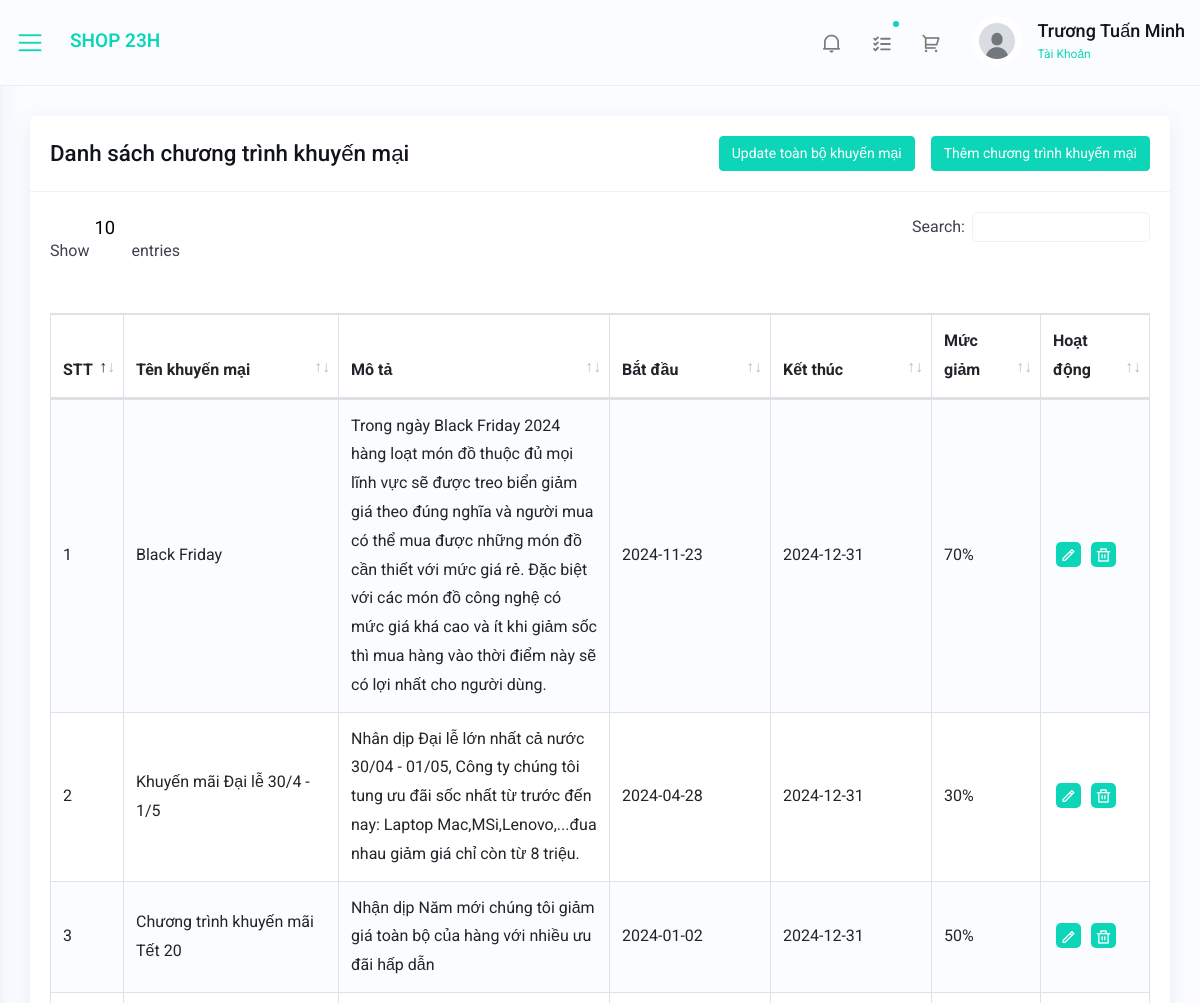
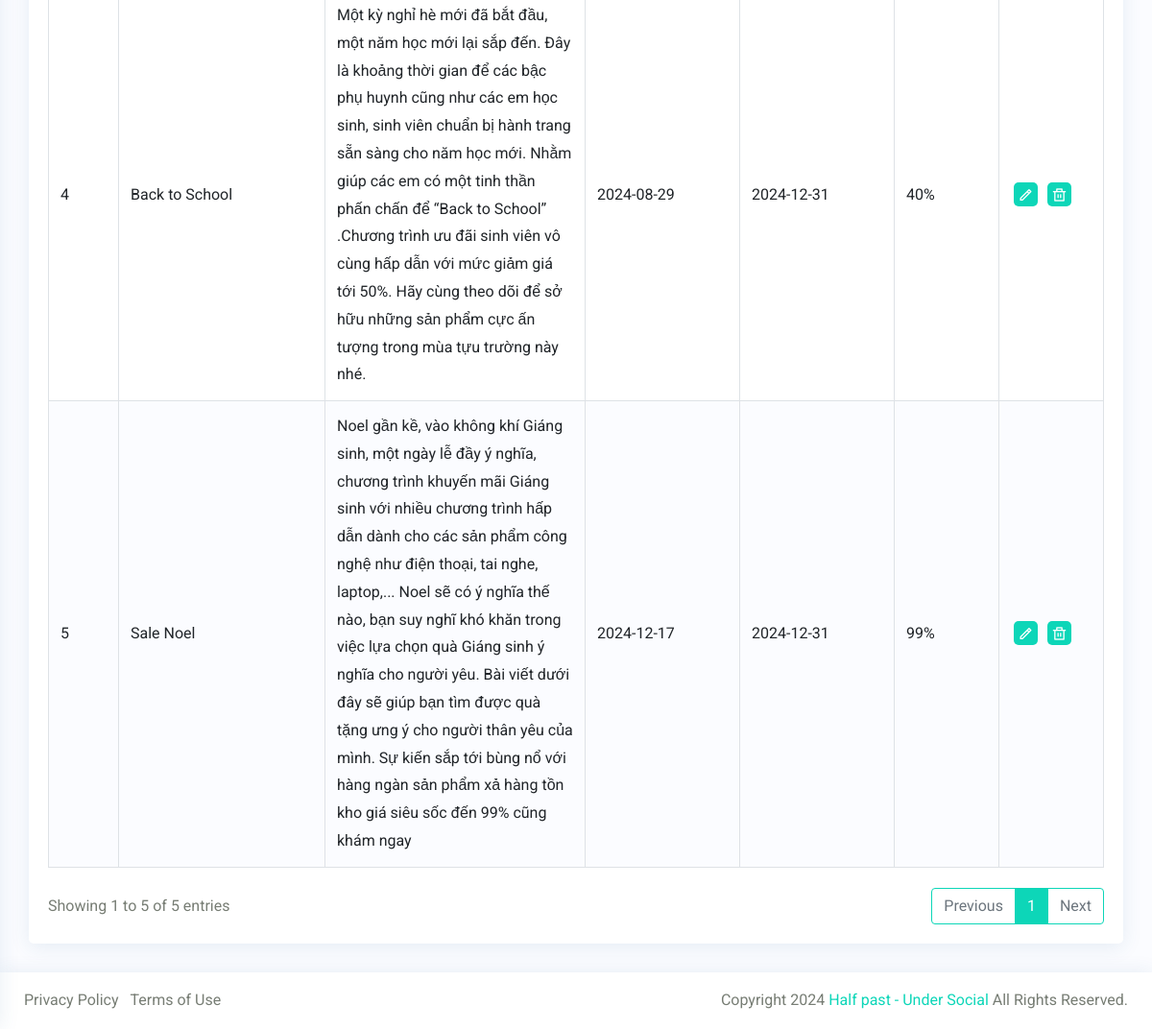
Screenshot of /admin-khuyenmai.php (signed in) with the database file from the repository (2 pictures, top to bottom).
### tables this page shows
CREATE TABLE `userinfo` (
  `ID_Account` int(11) NOT NULL,
  `HoTen` varchar(50) NOT NULL,
  `DiaChi` varchar(50) NOT NULL,
  `SDT` varchar(11) NOT NULL,
  `Avatar` varchar(300) DEFAULT NULL,
  `Email` varchar(50) NOT NULL
);

CREATE TABLE `khuyenmai` (
  `ID_KhuyenMai` int(11) NOT NULL,
  `TenKhuyenMai` varchar(30) NOT NULL,
  `MoTa` varchar(500) NOT NULL,
  `BatDau` date NOT NULL,
  `KetThuc` date NOT NULL,
  `MucGiam` double NOT NULL
);

### admin-khuyenmai.php (the view, shortened to what this page needs)
<?php
   include 'connection.php';
   $ID_Account = $_SESSION['ID_Account'];
   $sql_getinfo_hang = "select * from khuyenmai";
   $stmt_getinfo_hang = $conn->prepare($sql_getinfo_hang);
   $query_getinfo_hang = $stmt_getinfo_hang->execute();
   $sql_getinfo_user = "select * from userinfo where ID_Account = '$ID_Account'";
   $stmt_getinfo_user = $conn->prepare($sql_getinfo_user);
   $query_getinfo_user = $stmt_getinfo_user->execute();
   $res_getinfo_user = $stmt_getinfo_user->fetch(PDO::FETCH_ASSOC);
?>
<!doctype html>
<html lang="en">
   <head>
      <link rel="stylesheet" href="css/bootstrap.min.css">
      <link rel="stylesheet" href="css/dataTables.bootstrap4.min.css">
      <link rel="stylesheet" href="css/typography.css">
      <link rel="stylesheet" href="css/style.css">
      <link rel="stylesheet" href="css/responsive.css">
   </head>
   <body>
      <div class="wrapper">
         <div class="iq-top-navbar">
            <div class="iq-navbar-custom">
               <nav class="navbar navbar-expand-lg navbar-light p-0">
                  <div class="iq-menu-bt d-flex align-items-center">
                     <div class="wrapper-menu">
                        <div class="main-circle"><i class="las la-bars"></i></div>
                     </div>
                     <div class="iq-navbar-logo d-flex justify-content-between">
                        <a href="index.html" class="header-logo">
                           <div class="logo-title">
                              <span class="text-primary text-uppercase">Shop 23h</span>
                           </div>
                        </a>
                     </div>
                  </div>
                  <div class="collapse navbar-collapse" id="navbarSupportedContent">
                     <ul class="navbar-nav ml-auto navbar-list">
                     <li class="nav-item nav-icon">
                           <a href="#" class="search-toggle iq-waves-effect text-gray rounded ">
                              <i class="ri-notification-2-line"></i>
                           </a>
                        </li>
                        <li class="nav-item nav-icon">
                           <a href="admin-accept.php" class="iq-waves-effect text-gray rounded">
                              <?php
                              $sql_CoDonAcceptKhong = "SELECT * FROM accept";
                              $stmt_CoDonAcceptKhong = $conn->prepare($sql_CoDonAcceptKhong);
                              $stmt_CoDonAcceptKhong->execute();
                              if($stmt_CoDonAcceptKhong->rowCount() > 0){
                                 echo '<span class="bg-primary dots"></span>';
                              }
                              ?>
                           </a>
                        </li>
                        <li class="nav-item nav-icon">
                           <a href="admin-order.php" class="iq-waves-effect text-gray rounded">
                              <i class="ri-shopping-cart-2-line"></i>
                           </a>
                        </li>
                        <li class="line-height pt-3">
                           <a href="#" class="search-toggle iq-waves-effect d-flex align-items-center">
                              <?php
                              if($res_getinfo_user['Avatar'] == NULL){
                                 echo '<img src="./asset/image/default_profile.png" class="avatar-navbar img-fluid rounded-circle mr-3">';
                              }else{
                                 echo '<img src="'.$res_getinfo_user['Avatar'].'" class="avatar-navbar img-fluid rounded-circle mr-3">';
                              }
                              ?>
                              <div class="caption">
                                 <h6 class="mb-1 line-height"><?php echo $res_getinfo_user['HoTen']?></h6>
                                 <p class="mb-0 text-primary">Tài Khoản</p>
                              </div>
                           </a>
                        </li>
                     </ul>
                  </div>
               </nav>
            </div>
         </div>
         <div id="content-page" class="content-page">
            <div class="container-fluid">
               <div class="row">
                  <div class="col-sm-12">
                     <div class="iq-card">
                        <div class="iq-card-header d-flex justify-content-between">
                           <div class="iq-header-title">
                              <h4 class="card-title">Danh sách chương trình khuyến mại</h4>
                           </div>
                           <div class="iq-card-header-toolbar d-flex align-items-center">
                              <a href="update-khuyenmai-sanpham.php" class="mr-3 btn btn-primary">Update toàn bộ khuyến mại</a>
                              <a href="admin-add-khuyenmai.php" class="btn btn-primary">Thêm chương trình khuyến mại</a>
                           </div>
                        </div>
                        <div class="iq-card-body">
                           <div class="table-responsive">
                              <table class="data-tables table table-striped table-bordered" style="width:100%">
                                 <thead>
                                    <tr>
                                       <th style="width: 5%;">STT</th>
                                       <th style="width: 20%;">Tên khuyến mại</th>
                                       <th style="width: 25%;">Mô tả</th>
                                       <th style="width: 15%;">Bắt đầu</th>
                                       <th style="width: 15%;">Kết thúc</th>
                                       <th style="width: 10%;">Mức giảm</th>
                                       <th style="width: 10%;">Hoạt động</th>
                                    </tr>
                                 </thead>
                                 <tbody>
                                    <?php
                                       while ($res_getinfo_hang = $stmt_getinfo_hang->fetch(PDO::FETCH_ASSOC)) {
                                          ?>
                                             <tr>
                                                <td><?php echo $res_getinfo_hang['ID_KhuyenMai']?></td>
                                                <td><?php echo $res_getinfo_hang['TenKhuyenMai']?></td>
                                                <td><?php echo $res_getinfo_hang['MoTa']?></td>
                                                <td><?php echo $res_getinfo_hang['BatDau']?></td>
                                                <td><?php echo $res_getinfo_hang['KetThuc']?></td>
                                                <td><?php echo $res_getinfo_hang['MucGiam'].'%'?></td>
                                                <td>
                                                   <div class="flex align-items-center list-user-action">
                                                      <a class="bg-primary" data-toggle="tooltip" data-placement="top" title="" data-original-title="Edit" href="admin-edit-khuyenmai.php?ID_KhuyenMai=<?php echo $res_getinfo_hang['ID_KhuyenMai']?>"><i class="ri-pencil-line"></i></a>
                                                      <a class="bg-primary" data-toggle="tooltip" data-placement="top" title="" data-original-title="Xoá" href="admin-delete-khuyenmai.php?ID_KhuyenMai=<?php echo $res_getinfo_hang['ID_KhuyenMai']?>"><i class="ri-delete-bin-line"></i></a>
                                                   </div>
                                                </td>
                                             </tr>
                                          <?php
                                       }
                                    ?>
                                 </tbody>
                              </table>
                           </div>
                        </div>
                     </div>
                  </div>
               </div>
            </div>
         </div>
      </div>
      <footer class="iq-footer">
         <div class="container-fluid">
            <div class="row">
               <div class="col-lg-6">
                  <ul class="list-inline mb-0">
                     <li class="list-inline-item"><a href="#">Privacy Policy</a></li>
                     <li class="list-inline-item"><a href="#">Terms of Use</a></li>
                  </ul>
               </div>
               <div class="col-lg-6 text-right">
                  Copyright 2024 <a href="#">Half past - Under Social</a> All Rights Reserved.
               </div>
            </div>
         </div>
      </footer>
   </body>
</html>

### css/typography.css (style rules this page uses)
body { font-family: 'Roboto', sans-serif; font-weight: 400; font-style: normal; font-size: 16px; line-height: 1.8; padding: 0; margin: 0; color: var(--iq-body-text); background: var(--iq-body-bg); }
a, .btn { -webkit-transition: all 0.5s ease-out 0s; -moz-transition: all 0.5s ease-out 0s; -ms-transition: all 0.5s ease-out 0s; -o-transition: all 0.5s ease-out 0s; transition: all 0.5s ease-out 0s; }
a, button, input, btn { outline: medium none !important; }
a { color: var(--iq-primary); }
h1, h2, h3, h4, h5, h6 { font-family: 'Roboto', sans-serif; font-weight: 500; margin: 0px; line-height: 1.5; color: var(--iq-title-text); }
h4 { font-size: 1.400em; }
h6 { font-size: 1.0em; line-height: 1.3em; }
.table-striped tbody tr:nth-of-type(odd) { background: var(--iq-body-bg); }
.table td, .table th { vertical-align: middle; }
.rounded { border-radius: 5px !important; }
.rounded-circle { border-radius: 50% !important; }
.bg-primary, .badge-primary { color: var(--iq-white); background: var(--iq-primary) !important; }
.text-primary { color: var(--iq-primary) !important; }
.text-gray { color: var(--iq-body-text) !important; }
.line-height { line-height: normal !important; }
.iq-card { background: var(--iq-light-card); -webkit-border-radius: 5px; -moz-border-radius: 5px; border-radius: 5px; margin-bottom: 30px; border: none; -webkit-box-shadow: 0px 4px 20px 0px rgba(44, 101, 144, 0.1); box-shadow: 0px 4px 20px 0px rgba(44, 101, 144, 0.1); }
.iq-card-body { padding: 20px; }
.iq-card .iq-card-header, .iq-card-transparent .iq-card-header { padding: 20px; margin-bottom: 0; -ms-flex-align: center !important; align-items: center !important; border-bottom: 1px solid var(--iq-border-light); }
.iq-card .iq-card-header .iq-header-title .card-title, .iq-card-transparent .iq-card-header .iq-header-title .card-title { margin-bottom: 0; }
.btn { font-size: 14px; border-radius: 4px; }
.btn-primary { background: var(--iq-primary); border-color: var(--iq-primary); }

### css/responsive.css (style rules this page uses)
@media (max-width:1299px) { .iq-top-navbar .iq-navbar-custom .iq-menu-bt { display: block; } }
@media (max-width:1299px) { .content-page, body.sidebar-main .content-page { margin-left: 0; padding: 116px 15px 0; } }
@media (max-width:1299px) { .iq-top-navbar, body.sidebar-main .iq-top-navbar { width: auto; left: 0; right: 0; padding-left: 15px; } }
@media (max-width:1299px) { .iq-footer, body.sidebar-main .iq-footer { padding: 15px 10px; margin-left: 0; width: 100%; } }
@media (max-width:1299px) { .iq-navbar-logo { padding: 0; } }

### css/variable.css (style rules this page uses)
:root { --iq-title-text: #11141b; --iq-body-text: #777D74; --iq-body-bg : #fbfcff; --iq-primary: #0dd6b8; --iq-secondary: #a09e9e; --iq-success: #49f0d3; --iq-warning: #ffba68; --iq-danger: #ff9b8a; --iq-info: #d592ff; --iq-dark: #3f414d; --iq-light: #fafafb; --iq-white: #ffffff; --iq-black: #000000; --iq-gray: #b1b1b1; --iq-light-primary: #fbfcff; --iq-light-secondary: #f1f2f1; --iq-light-success: #eefff2; --iq-light-danger: #fff5f4; --iq-light-warning: #fffcf3; --iq-light-info: #eee6f5; --iq-light-dark: #f0efef; --iq-primary-hover: #11e1c2; --iq-secondary-hover: #807e7e; --iq-success-hover: #42f9d9; --iq-danger-hover: #f78673; --iq-warning-hover: #fdb45e; --iq-info-hover: #c280ea; --iq-dark-hover: #44454e; --iq-light-hover: #eaeeff; --iq-border: #ededf0; --iq-border-light: #f1f1f1; --iq-border-danger: #ff9273; --iq-light-card: #ffffff; --iq-primary-rgb: 100, 114, 248; --iq-primary-light: #f3fffe; --iq-color1: #4e37b2; --iq-color2: #02d871; --iq-color3: #309cf3; --iq-color4: #ff00ff; --iq-color5: #fb1f4c; --iq-color6: #00ced1; --iq-color7: #f35f3b; --iq-color8: #fde117; --iq-color9: #ff0000; --iq-color10: #88028c; --iq-color11: #00d5ab; --iq-color12: #ce9252; --iq-color13: #f9ae02; --iq-color14: #1e7fe4; --iq-color15: #006400; --iq-color16: #fa7c04; --iq-color17: #81bf02; --iq-color18: #99a7ca; --iq-color19: #3d2a26; --iq-color20: #a0746b; }

### rows the page displays
userinfo: HoTen "Trương Tuấn Minh"
khuyenmai: ID_KhuyenMai "1", TenKhuyenMai "Black Friday", MoTa "Trong ngày Black Friday 2024 hàng loạt món đồ thuộc đủ mọi lĩnh vực sẽ được treo biển giảm giá theo đúng nghĩa và người mua có thể mua được những món đồ cần thiết với mức giá rẻ. Đặc biệt với các món đồ công nghệ có mức giá khá cao và ít khi giảm sốc thì mua hàng vào thời điểm này sẽ có lợi nhất cho người dùng.", BatDau "2024-11-23", KetThuc "2024-12-31", MucGiam "70"
khuyenmai: ID_KhuyenMai "2", TenKhuyenMai "Khuyến mãi Đại lễ 30/4 - 1/5", MoTa "Nhân dịp Đại lễ lớn nhất cả nước 30/04 - 01/05, Công ty chúng tôi tung ưu đãi sốc nhất từ trước đến nay: Laptop Mac,MSi,Lenovo,...đua nhau giảm giá chỉ còn từ 8 triệu.", BatDau "2024-04-28", KetThuc "2024-12-31", MucGiam "30"
khuyenmai: ID_KhuyenMai "3", TenKhuyenMai "Chương trình khuyến mãi Tết 20", MoTa "Nhận dịp Năm mới chúng tôi giảm giá toàn bộ của hàng với nhiều ưu đãi hấp dẫn", BatDau "2024-01-02", KetThuc "2024-12-31", MucGiam "50"
khuyenmai: ID_KhuyenMai "4", TenKhuyenMai "Back to School", MoTa "Một kỳ nghỉ hè mới đã bắt đầu, một năm học mới lại sắp đến. Đây là khoảng thời gian để các bậc phụ huynh cũng như các em học sinh, sinh viên chuẩn bị hành trang sẵn sàng cho năm học mới. Nhằm giúp các em có một tinh thần phấn chấn để “Back to School” .Chương trình ưu đãi sinh viên vô cùng hấp dẫn với mức giảm giá tới 50%. Hãy cùng theo dõi để sở hữu những sản phẩm cực ấn tượng trong mùa tựu trường này nhé.", BatDau "2024-08-29", KetThuc "2024-12-31", MucGiam "40"
khuyenmai: ID_KhuyenMai "5", TenKhuyenMai "Sale Noel", MoTa "Noel gần kề, vào không khí Giáng sinh, một ngày lễ đầy ý nghĩa, chương trình khuyến mãi Giáng sinh với nhiều chương trình hấp dẫn dành cho các sản phẩm công nghệ như điện thoại, tai nghe, laptop,... Noel sẽ có ý nghĩa thế nào, bạn suy nghĩ khó khăn trong việc lựa chọn quà Giáng sinh ý nghĩa cho người yêu. Bài viết dưới đây sẽ giúp bạn tìm được quà tặng ưng ý cho người thân yêu của mình. Sự kiến sắp tới bùng nổ với hàng ngàn sản phẩm xả hàng tồn kho giá siêu sốc đến 99% cũng khám ngay", BatDau "2024-12-17", KetThuc "2024-12-31", MucGiam "99"
